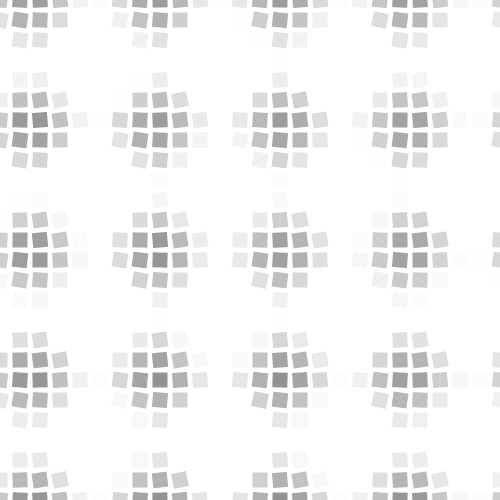
Frame 1 (no input)
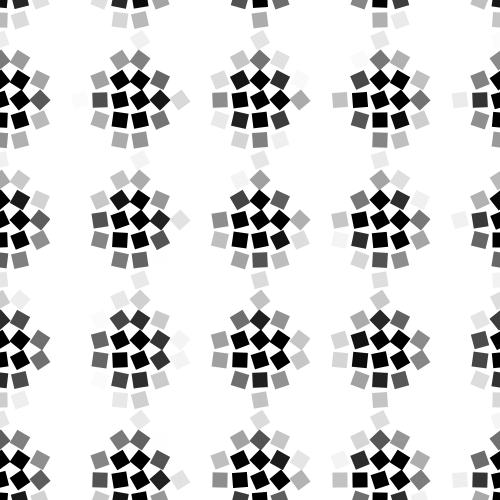
Frame 60 (the mouse pressed at the canvas centre just before this capture)
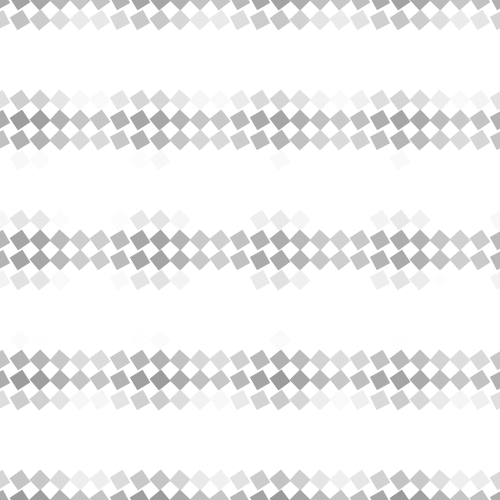
Frame 120 (the mouse held since frame 60 and released just before this capture)

The Processing sketch that drew these frames (run headless with seeded random() and noise(); from frame 60 on, the mouse is pressed at the canvas centre):

// Processing sketch: rotatingSquares2
// ── rotatingSquares2.pde
float time = 0.0;
float bigness = 15;
float[][] d = new float[100][100];

void setup() {
  size(500, 500);
  rectMode(CENTER);
  background(255);
  fill(255);
  noStroke();
  smooth();
  for (int j=0;j<100;j++) {
    for (int i=0;i<100;i++) {
      d[j][i] = cos(i)+sin(j);
    }
  }
}
void draw() {
  background(255);
  for (int j=0;j<26;j++) {
    pushMatrix();
    translate(0, 20*j);
    for (int i=0;i<26;i++) {
      pushMatrix();
      d[j][i] += 0.1*cos(i+0.55*time);
      d[j][i] += 0.1*sin(j+0.5*time);
      rotate(time+0.1*d[j][i]);
      fill(max(255-50*d[i][j],0));
      rect(0, 0, bigness, bigness);
      popMatrix();
      translate(20, 0);
    }
    popMatrix();
  }
  
  time+=0.1;
}

void mouseDragged(){
  time+=0.0005*mouseX;
}

void keyPressed() {
  if (key == 's') {
    save("screen.tif");
  }
}
